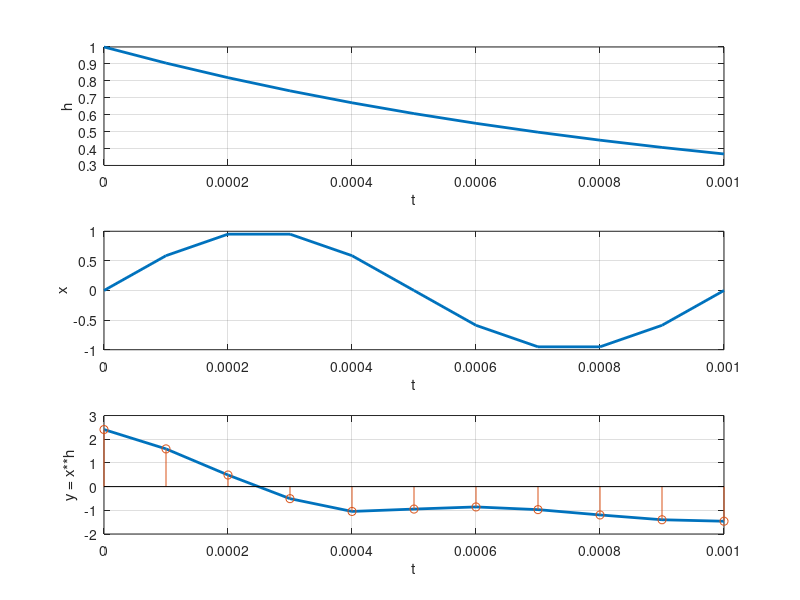

MATLAB code for this plot:
%Task - 1: GENERATION OF ELEMENTARY SIGNALS AND SYSTEM ANALYSIS
%Name: Jonathan Rufus Samuel (20BCT0332)
%Course: ECE3051 - ELA

%SubTask 1 - Generate the elementary signals that are employed for characterization of random
%signals. Also, generate a sinusoidal signal and subject the same to the following basic
%signal processing operations
%a. Time Shifting / Delaying (TD)
%b. Folding / Reflection (FD)
%c. Verify, whether TD[FD]=FD[TD]
%d. Convolution
%e. Correlation
%Illustrate the above operations with relevant waveforms.

%Elementary Functions:
%Zer0 Function
a = zeros(1 ,5);
b = a;
subplot(331),stem(b);
title('Zeros Function');
xlabel('Time');
ylabel('Magnitude');
grid;

%Ones Function
a = ones(1 ,5);
b = a;
subplot(332),stem(b);
title('Ones Function');
xlabel('Time');
ylabel('Magnitude');
grid;

%Impulse Function
a = zeros(1 ,4);
b = [a,1,a];
subplot(333),stem(b);
title('Impulse Function');
xlabel('time');
ylabel('Magnitude');
grid;

%Unit Step Function
a = zeros(1 , 4);
b = ones(1, 4);
c = [a,1,b];

t = (-1:0.01:5)'; 
% Start with all zeros: 
unitstep = zeros(size(t)); 
% But make everything corresponding to t>=1 one:
unitstep(t>=0) = 1; 
plot(t,unitstep,'b','linewidth',3) 
% Repeat, with everything shifted to the right by 1 unit: 
unitstep2 = zeros(size(t)); 
unitstep2(t>=2) = 1; 
hold on
plot(t,unitstep2,'r:','linewidth',2)

subplot(334),stem(c);
title('Unit Step Function');
xlabel('time');
ylabel('Magnitude');
grid;

%Sine Function
a = 0:15:360;
b = sind(a);
subplot(335),stem(b);
title('Sine Function');
xlabel('time');
ylabel('Magnitude');
grid;

%Cosine Function
a = 0:15:360;
b = cosd(a);
subplot(336),stem(b);
title('Cosine Function');
xlabel('time');
ylabel('Magnitude');
grid;

%Exponential Signal
a = 1:20;
b = exp(a);
subplot(337),stem(b); %plot(b)
title('Exponential Function');
xlabel('time');
ylabel('Magnitude');
grid;

%Ramp Function
a = 1:10;
b = a;
subplot(338),stem(b);
title('Ramp Function');
xlabel('time');
ylabel('Magnitude');
grid;

%Parabolic Signal
a = linspace(-5,5,10);
b = 0.5*a.^2;
subplot(339),stem(a,b);
title('Parabolic Function');
xlabel('time');
ylabel('Magnitude');
grid;


%Generate a sinusoidal signal and subject the same to the following basic
a = 0:15:360;
b = sind(a);
subplot(311),stem(b);
title('Base Sinusoidal Function');
xlabel('time');
ylabel('Magnitude');
grid;

%signal processing operations:
%a. Time Shifting / Delaying (TD)
a = 0:15:360;
b = sind(a+30);
subplot(312),stem(b);
title('Time Delayed Sinusoidal Function');
xlabel('time');
ylabel('Magnitude');
grid;

%b. Folding / Reflection (FD)
a = 0:15:360;
b = sind(-a);
subplot(313),stem(b);
title('Folded Sinusoidal Function');
xlabel('time');
ylabel('Magnitude');
grid;

%c. Verify, whether TD[FD]=FD[TD]
a = 0:15:360;
x1 = sind(-sind(a+30));
y1 = sind(sind(-a-30));
subplot(211),stem(x1);
title('FD[TD] Function');
xlabel('time');
ylabel('Magnitude');
grid;
subplot(212),stem(y1);
title('TD[FD] Function');
xlabel('time');
ylabel('Magnitude');
grid;

%d. Convolution
Fs = 10000;
Ts = 1/Fs;
fc = 1000;
Tc = 1/fc;
t = 0:Ts:Tc;
% LTI impulse response h(t) = exp(-1000*t)
h = exp(-1000*t);
% angular frequency w = 2*pi*fc
w = 2*pi*fc;
% the signal x(t) = sin(wc*t)
x = sin(w*t);
% convolution of x(t) and h(t)
y = conv(x,h,'same');
subplot(3, 1, 1);
plot(t, h, 'LineWidth', 2);
grid on;
xlabel('t');
ylabel('h');
subplot(3, 1, 2);
plot(t, x, 'LineWidth', 2)    
grid on;
xlabel('t');
ylabel('x');
subplot(3, 1, 3);
plot(t, y, 'LineWidth', 2)
grid on;
hold on
stem(t,y)
xlabel('t');
ylabel('y = x**h');

%e. Correlation
a = 0:15:360;
x = sind(a+30);
y = sind(-a);
R = corrcoef(x,y);
disp("The Result is: ");
disp(R);